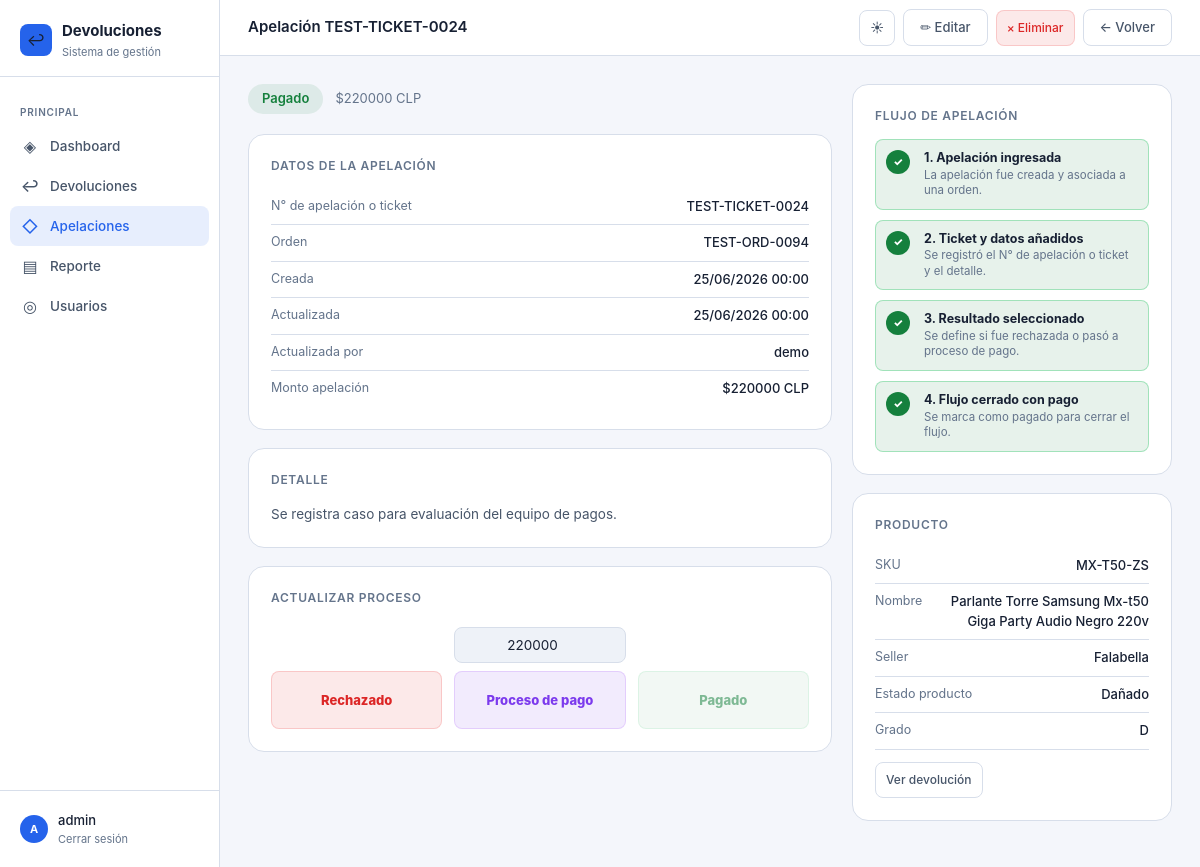
Screenshot of /apelaciones/138/ (signed in) with the database file from the repository.
### returns/models.py (models this page shows, shortened)
class Appeal(models.Model):
    STATUS_CHOICES = [
        ('en_proceso', 'En proceso'),
        ('rechazado', 'Rechazado'),
        ('proceso_pago', 'Proceso de pago'),
        ('pagado', 'Pagado'),
    ]
    devolucion = models.ForeignKey(Return, on_delete=models.CASCADE, related_name='apelaciones', verbose_name='Orden')
    numero_apelacion = models.CharField(max_length=100, verbose_name='N° de apelación o ticket')
    detalle = models.TextField(verbose_name='Detalle')
    status = models.CharField(max_length=20, choices=STATUS_CHOICES, default='en_proceso', verbose_name='Status')
    estado_cuenta = models.CharField(max_length=200, blank=True, verbose_name='Estado de cuenta')
    creado_por = models.ForeignKey(User, on_delete=models.SET_NULL, null=True, blank=True, related_name='apelaciones_creadas')
    actualizado_por = models.ForeignKey(User, on_delete=models.SET_NULL, null=True, blank=True, related_name='apelaciones_actualizadas')
    creado_en = models.DateTimeField(auto_now_add=True)
    actualizado_en = models.DateTimeField(auto_now=True)
    class Meta:
        verbose_name = 'Apelación'
        verbose_name_plural = 'Apelaciones'
        ordering = ['-creado_en', '-id']
    def get_status_color(self):
        colors = {
            'en_proceso': 'yellow',
            'rechazado': 'red',
            'proceso_pago': 'purple',
            'pagado': 'green',
        }
        return colors.get(self.status, 'gray')
    @property
    def checklist_flujo(self):
        datos_completos = bool(self.numero_apelacion and self.detalle)
        decision_tomada = self.status in ['rechazado', 'proceso_pago', 'pagado']
        fue_rechazado = self.status == 'rechazado'
        return [
            {
                'numero': 1,
                'titulo': 'Apelación ingresada',
                'detalle': 'La apelación fue creada y asociada a una orden.',
                'completo': True,
            },
            {
                'numero': 2,
                'titulo': 'Ticket y datos añadidos',
                'detalle': 'Se registró el N° de apelación o ticket y el detalle.',
                'completo': datos_completos,
            },
            {
                'numero': 3,
                'titulo': 'Resultado seleccionado',
                'detalle': 'Se define si fue rechazada o pasó a proceso de pago.',
                'completo': decision_tomada,
            },
            {
                'numero': 4,
                'titulo': 'Flujo cerrado con pago' if not fue_rechazado else 'Flujo cerrado por rechazo',
                'detalle': 'Se marca como pagado para cerrar el flujo.' if not fue_rechazado else 'La apelación fue rechazada y no requiere pago.',
                'completo': self.status == 'pagado' or fue_rechazado,
            },
        ]

class Return(models.Model):
    SELLER_CHOICES = [
        ('falabella', 'Falabella'),
        ('ripley', 'Ripley'),
        ('mercado_libre', 'Mercado Libre'),
        ('paris', 'Paris'),
        ('walmart', 'Walmart'),
        ('shopify', 'Shopify'),
    ]
    ESTADO_CHOICES = [
        ('recibido', 'Recibido'),
        ('en_revision', 'En revisión'),
        ('aprobado', 'Aprobado'),
        ('rechazado', 'Rechazado'),
        ('reembolsado', 'Reembolsado'),
        ('cerrado', 'Cerrado'),
    ]
    CONDICION_CHOICES = [
        ('nuevo', 'Nuevo'),
        ('caja_danada', 'Caja Dañada'),
        ('danado', 'Dañado'),
        ('dano_estetico', 'Daño Estetico'),
    ]
    GRADO_CHOICES = [
        ('A', 'A'),
        ('C', 'C'),
        ('D', 'D'),
    ]
    fecha_ingreso = models.DateField(auto_now_add=True)
    fecha_actualizacion = models.DateTimeField(auto_now=True)
    seller = models.CharField(max_length=50, choices=SELLER_CHOICES, verbose_name='Seller')
    numero_orden = models.CharField(max_length=100, unique=True, verbose_name='Número de orden')
    sku = models.CharField(max_length=100, verbose_name='SKU')
    ean = models.CharField(max_length=50, blank=True, verbose_name='EAN')
    producto_nombre = models.CharField(max_length=300, verbose_name='Nombre del producto', blank=True)
    marca = models.CharField(max_length=150, blank=True, verbose_name='Marca')
    categoria = models.CharField(max_length=150, blank=True, verbose_name='Categoría')
    precio_venta = models.DecimalField(max_digits=10, decimal_places=2, null=True, blank=True, validators=[MinValueValidator(0)], verbose_name='Precio de venta')
    cantidad = models.PositiveIntegerField(default=1, validators=[MinValueValidator(1)], verbose_name='Cantidad')
    estado = models.CharField(max_length=20, choices=ESTADO_CHOICES, default='recibido', verbose_name='Estado')
    condicion_producto = models.CharField(max_length=20, choices=CONDICION_CHOICES, default='nuevo', verbose_name='Estado del producto')
    grado = models.CharField(max_length=1, choices=GRADO_CHOICES, default='A', verbose_name='Grado')
    detalles_dano = models.TextField(blank=True, verbose_name='Detalles del daño')
    notas_internas = models.TextField(blank=True, verbose_name='Notas internas')
    creado_por = models.ForeignKey(User, on_delete=models.SET_NULL, null=True, related_name='devoluciones_creadas')
    class Meta:
        verbose_name = 'Devolución'
        verbose_name_plural = 'Devoluciones'
        ordering = ['-fecha_ingreso', '-id']

### returns/views.py (the view)
# urls.py: path('apelaciones/<int:pk>/', views.appeal_detail, name='appeal_detail'),
@login_required
def appeal_detail(request, pk):
    apelacion = get_object_or_404(Appeal.objects.select_related('devolucion'), pk=pk)
    return render(request, 'returns/appeal_detail.html', {'apelacion': apelacion})

### returns/models.py (called while the page is built)
    @classmethod
    def load(cls):
        config, _ = cls.objects.get_or_create(pk=1)
        return config

### templates/returns/appeal_detail.html (shortened to what this page needs)
{% extends 'returns/base.html' %}
{% block topbar_title %}Apelación {{ apelacion.numero_apelacion }}{% endblock %}
{% block topbar_actions %}
  <a href="{% url 'appeal_edit' apelacion.pk %}" class="btn btn-ghost">✏ Editar</a>
  <a href="{% url 'appeal_delete' apelacion.pk %}" class="btn btn-danger btn-sm">× Eliminar</a>
  <a href="{% url 'appeals_dashboard' %}" class="btn btn-ghost">← Volver</a>
{% endblock %}
{% block content %}
<div class="detail-grid">
  <div>
    <div class="detail-status">
      <span class="badge badge-{{ apelacion.get_status_color }}" style="font-size:13px;padding:5px 14px">
        {{ apelacion.get_status_display }}
      </span>
      {% if apelacion.estado_cuenta %}
      <span style="color:var(--text-muted);font-size:13px">${{ apelacion.estado_cuenta }} CLP</span>
      {% endif %}
    </div>
    <div class="detail-card">
      <div class="detail-card-title">Datos de la apelación</div>
      <div class="detail-row">
        <span class="detail-key">N° de apelación o ticket</span>
        <span class="detail-val">{{ apelacion.numero_apelacion }}</span>
      </div>
      <div class="detail-row">
        <span class="detail-key">Orden</span>
        <span class="detail-val">{{ apelacion.devolucion.numero_orden }}</span>
      </div>
      <div class="detail-row">
        <span class="detail-key">Creada</span>
        <span class="detail-val">{{ apelacion.creado_en|date:"d/m/Y H:i" }}</span>
      </div>
      <div class="detail-row">
        <span class="detail-key">Actualizada</span>
        <span class="detail-val">{{ apelacion.actualizado_en|date:"d/m/Y H:i" }}</span>
      </div>
      <div class="detail-row">
        <span class="detail-key">Actualizada por</span>
        <span class="detail-val">{% if apelacion.actualizado_por %}{{ apelacion.actualizado_por.username }}{% else %}—{% endif %}</span>
      </div>
      {% if apelacion.estado_cuenta %}
      <div class="detail-row">
        <span class="detail-key">Monto apelación</span>
        <span class="detail-val">${{ apelacion.estado_cuenta }} CLP</span>
      </div>
      {% endif %}
    </div>
    <div class="detail-card">
      <div class="detail-card-title">Detalle</div>
      <p style="font-size:13.5px;color:var(--text-dim);line-height:1.7">{{ apelacion.detalle|linebreaksbr }}</p>
    </div>
    <div class="detail-card">
      <div class="detail-card-title">Actualizar proceso</div>
      <div class="process-actions">
        <form method="post" action="{% url 'appeal_update_status' apelacion.pk %}" class="process-action-form">
          <div class="process-action-amount" aria-hidden="true"></div>
          <button type="submit" class="btn btn-danger process-action-btn" {% if apelacion.status == 'rechazado' %}disabled{% endif %}>
            Rechazado
          </button>
        </form>
        <form method="post" action="{% url 'appeal_update_status' apelacion.pk %}" class="process-action-form">
          <input type="number" name="estado_cuenta" class="form-input process-action-amount" min="0" step="1" placeholder="Monto $ CLP" value="{{ apelacion.estado_cuenta }}">
          <button type="submit" class="btn btn-purple process-action-btn" {% if apelacion.status == 'proceso_pago' %}disabled{% endif %}>
            Proceso de pago
          </button>
        </form>
        <form method="post" action="{% url 'appeal_update_status' apelacion.pk %}" class="process-action-form">
          <div class="process-action-amount" aria-hidden="true"></div>
          <button type="submit" class="btn btn-green process-action-btn" {% if apelacion.status == 'pagado' %}disabled{% endif %}>
            Pagado
          </button>
        </form>
      </div>
    </div>
  </div>
  <div>
    <div class="detail-card">
      <div class="detail-card-title">Flujo de apelación</div>
      <div class="flow-checklist">
        {% for paso in apelacion.checklist_flujo %}
        <div class="flow-step {% if paso.completo %}is-complete{% endif %}">
          <div class="flow-step-marker">{% if paso.completo %}✓{% else %}{{ paso.numero }}{% endif %}</div>
          <div>
            <div class="flow-step-title">{{ paso.numero }}. {{ paso.titulo }}</div>
            <div class="flow-step-detail">{{ paso.detalle }}</div>
          </div>
        </div>
        {% endfor %}
      </div>
    </div>
    <div class="detail-card">
      <div class="detail-card-title">Producto</div>
      <div class="detail-row">
        <span class="detail-key">SKU</span>
        <span class="detail-val">{{ apelacion.devolucion.sku }}</span>
      </div>
      {% if apelacion.devolucion.producto_nombre %}
      <div class="detail-row">
        <span class="detail-key">Nombre</span>
        <span class="detail-val">{{ apelacion.devolucion.producto_nombre }}</span>
      </div>
      {% endif %}
      <div class="detail-row">
        <span class="detail-key">Seller</span>
        <span class="detail-val">{{ apelacion.devolucion.get_seller_display }}</span>
      </div>
      <div class="detail-row">
        <span class="detail-key">Estado producto</span>
        <span class="detail-val">{{ apelacion.devolucion.get_condicion_producto_display }}</span>
      </div>
      <div class="detail-row">
        <span class="detail-key">Grado</span>
        <span class="detail-val">{{ apelacion.devolucion.grado }}</span>
      </div>
      <div style="margin-top:12px">
        <a href="{% url 'return_detail' apelacion.devolucion.pk %}" class="btn btn-ghost btn-sm">Ver devolución</a>
      </div>
    </div>
  </div>
</div>
{% endblock %}

### templates/returns/base.html (shortened to what this page needs)
<!DOCTYPE html>
<html lang="es">
<head>
</head>
<body>
{% if user.is_authenticated %}
<div class="layout">
  <aside class="sidebar">
    <div class="sidebar-logo">
      <div class="logo-mark">
        <div class="logo-icon">↩</div>
        <div>
          <div class="logo-text">Devoluciones</div>
          <div class="logo-sub">Sistema de gestión</div>
        </div>
      </div>
    </div>
    <nav class="sidebar-nav">
      <div class="nav-label">Principal</div>
      <a href="{% url 'dashboard' %}" class="nav-link {% if request.resolver_match.url_name == 'dashboard' %}active{% endif %}">
        <span class="nav-icon">◈</span> Dashboard
      </a>
      <a href="{% url 'returns_dashboard' %}" class="nav-link ">
        <span class="nav-icon">↩</span> Devoluciones
      </a>
      <a href="{% url 'appeals_dashboard' %}" class="nav-link {% if request.resolver_match.url_name == 'appeals_dashboard' or request.resolver_match.url_name == 'appeal_create' or request.resolver_match.url_name == 'appeal_detail' or request.resolver_match.url_name == 'appeal_edit' or request.resolver_match.url_name == 'appeal_delete' %}active{% endif %}">
        <span class="nav-icon">◇</span> Apelaciones
      </a>
      <a href="{% url 'report_dashboard' %}" class="nav-link {% if request.resolver_match.url_name == 'report_dashboard' %}active{% endif %}">
        <span class="nav-icon">▤</span> Reporte
      </a>
      {% if user.is_staff %}
      <a href="{% url 'users_dashboard' %}" class="nav-link ">
        <span class="nav-icon">◎</span> Usuarios
      </a>
      {% endif %}
    </nav>
    <div class="sidebar-footer">
      <div class="user-info">
        <div class="user-avatar">{{ user.username|first|upper }}</div>
        <div>
          <div class="user-name">{{ user.username }}</div>
          <a href="{% url 'logout' %}" class="logout-link">Cerrar sesión</a>
        </div>
      </div>
    </div>
  </aside>
  <main class="main">
    <div class="topbar">
      <div class="topbar-title">{% block topbar_title %}{% endblock %}</div>
      <div class="topbar-tools">
        <button type="button" class="btn btn-ghost theme-toggle" data-theme-toggle title="Cambiar tema" aria-label="Cambiar tema">
          <span class="theme-icon-light" aria-hidden="true">☀</span>
        </button>
        <div class="topbar-actions">{% block topbar_actions %}{% endblock %}</div>
      </div>
    </div>
    <div class="content">
      {% block content %}{% endblock %}
    </div>
  </main>
</div>
{% else %}
  {% block full_page %}{% endblock %}
{% endif %}
</body>
</html>

### rows the page displays
Appeal: numero_apelacion "TEST-TICKET-0024", status "Pagado", estado_cuenta "220000", devolucion.numero_orden "TEST-ORD-0094", creado_en "25/06/2026 00:00", actualizado_en "25/06/2026 00:00", actualizado_por.username "demo", detalle "Se registra caso para evaluación del equipo de pagos.", devolucion.sku "MX-T50-ZS", devolucion.producto_nombre "Parlante Torre Samsung Mx-t50 Giga Party Audio Negro 220v", devolucion.seller "Falabella", devolucion.condicion_producto "Dañado", devolucion.grado "D"

### other values shown
{{ user.username|first|upper }} "A"
{{ user.username }} "admin"
{{ paso.numero }} "1" "2" "3" "4"
{{ paso.titulo }} "Apelación ingresada" "Ticket y datos añadidos" "Resultado seleccionado" "Flujo cerrado con pago"
{{ paso.detalle }} "La apelación fue creada y asociada a una orden." "Se registró el N° de apelación o ticket y el detalle." "Se define si fue rechazada o pasó a proceso de pago." "Se marca como pagado para cerrar el flujo."
